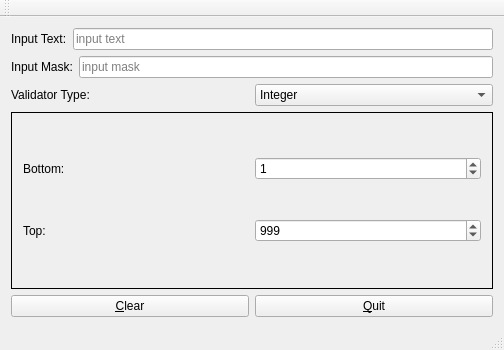
<?xml version="1.0" encoding="UTF-8"?>
<ui version="4.0">
 <class>MainWindow</class>
 <widget class="QMainWindow" name="MainWindow">
  <property name="geometry">
   <rect>
    <x>0</x>
    <y>0</y>
    <width>504</width>
    <height>350</height>
   </rect>
  </property>
  <property name="windowTitle">
   <string>Validator Demo</string>
  </property>
  <widget class="QWidget" name="centralWidget">
   <layout class="QVBoxLayout" name="verticalLayout_4">
    <item>
     <layout class="QHBoxLayout" name="horizontalLayout_7">
      <item>
       <widget class="QLabel" name="label1">
        <property name="text">
         <string>Input Text:</string>
        </property>
       </widget>
      </item>
      <item>
       <widget class="QLineEdit" name="inputLineEdit">
        <property name="text">
         <string/>
        </property>
        <property name="placeholderText">
         <string>input text</string>
        </property>
       </widget>
      </item>
     </layout>
    </item>
    <item>
     <layout class="QHBoxLayout" name="horizontalLayout_11">
      <item>
       <widget class="QLabel" name="label11">
        <property name="text">
         <string>Input Mask:</string>
        </property>
       </widget>
      </item>
      <item>
       <widget class="QLineEdit" name="maskLineEdit">
        <property name="placeholderText">
         <string>input mask</string>
        </property>
       </widget>
      </item>
     </layout>
    </item>
    <item>
     <layout class="QHBoxLayout" name="horizontalLayout_8">
      <item>
       <widget class="QLabel" name="label2">
        <property name="text">
         <string>Validator Type:</string>
        </property>
       </widget>
      </item>
      <item>
       <widget class="QComboBox" name="validatorTypeComboBox">
        <item>
         <property name="text">
          <string>Integer</string>
         </property>
        </item>
        <item>
         <property name="text">
          <string>Double</string>
         </property>
        </item>
        <item>
         <property name="text">
          <string>Regular Expression</string>
         </property>
        </item>
       </widget>
      </item>
     </layout>
    </item>
    <item>
     <layout class="QHBoxLayout" name="horizontalLayout_9"/>
    </item>
    <item>
     <widget class="QStackedWidget" name="stackedWidget">
      <property name="frameShape">
       <enum>QFrame::Box</enum>
      </property>
      <property name="currentIndex">
       <number>0</number>
      </property>
      <widget class="QWidget" name="page1">
       <layout class="QVBoxLayout" name="verticalLayout">
        <item>
         <layout class="QHBoxLayout" name="horizontalLayout">
          <item>
           <widget class="QLabel" name="label4">
            <property name="text">
             <string>Bottom:</string>
            </property>
           </widget>
          </item>
          <item>
           <widget class="QSpinBox" name="intBottomSpinBox">
            <property name="maximum">
             <number>999999</number>
            </property>
            <property name="value">
             <number>1</number>
            </property>
           </widget>
          </item>
         </layout>
        </item>
        <item>
         <layout class="QHBoxLayout" name="horizontalLayout_2">
          <item>
           <widget class="QLabel" name="label5">
            <property name="text">
             <string>Top:</string>
            </property>
           </widget>
          </item>
          <item>
           <widget class="QSpinBox" name="intTopSpinBox">
            <property name="maximum">
             <number>999999</number>
            </property>
            <property name="value">
             <number>999</number>
            </property>
           </widget>
          </item>
         </layout>
        </item>
       </layout>
      </widget>
      <widget class="QWidget" name="page2">
       <layout class="QVBoxLayout" name="verticalLayout_3">
        <item>
         <layout class="QHBoxLayout" name="horizontalLayout_3">
          <item>
           <widget class="QLabel" name="label6">
            <property name="text">
             <string>Bottom:</string>
            </property>
           </widget>
          </item>
          <item>
           <widget class="QDoubleSpinBox" name="doubleBottomSpinBox"/>
          </item>
         </layout>
        </item>
        <item>
         <layout class="QHBoxLayout" name="horizontalLayout_4">
          <item>
           <widget class="QLabel" name="label7">
            <property name="text">
             <string>Top:</string>
            </property>
           </widget>
          </item>
          <item>
           <widget class="QDoubleSpinBox" name="doubleTopSpinBox">
            <property name="value">
             <double>10.000000000000000</double>
            </property>
           </widget>
          </item>
         </layout>
        </item>
        <item>
         <layout class="QHBoxLayout" name="horizontalLayout_5">
          <item>
           <widget class="QLabel" name="label8">
            <property name="text">
             <string>Decimals:</string>
            </property>
           </widget>
          </item>
          <item>
           <widget class="QSpinBox" name="decimalsSpinBox">
            <property name="value">
             <number>2</number>
            </property>
           </widget>
          </item>
         </layout>
        </item>
        <item>
         <layout class="QHBoxLayout" name="horizontalLayout_6">
          <item>
           <widget class="QLabel" name="label9">
            <property name="text">
             <string>Notation:</string>
            </property>
           </widget>
          </item>
          <item>
           <widget class="QComboBox" name="notationComboBox">
            <item>
             <property name="text">
              <string>Standard</string>
             </property>
            </item>
            <item>
             <property name="text">
              <string>Scientific</string>
             </property>
            </item>
           </widget>
          </item>
         </layout>
        </item>
       </layout>
      </widget>
      <widget class="QWidget" name="page3">
       <widget class="QWidget" name="layoutWidget">
        <property name="geometry">
         <rect>
          <x>40</x>
          <y>50</y>
          <width>301</width>
          <height>46</height>
         </rect>
        </property>
        <layout class="QVBoxLayout" name="verticalLayout_2">
         <item>
          <widget class="QLabel" name="label10">
           <property name="text">
            <string>Regular Expression:</string>
           </property>
          </widget>
         </item>
         <item>
          <widget class="QLineEdit" name="regularExpressionLineEdit"/>
         </item>
        </layout>
       </widget>
      </widget>
     </widget>
    </item>
    <item>
     <layout class="QHBoxLayout" name="horizontalLayout_10">
      <item>
       <widget class="QPushButton" name="clearButton">
        <property name="text">
         <string>&amp;Clear</string>
        </property>
       </widget>
      </item>
      <item>
       <widget class="QPushButton" name="quitButton">
        <property name="text">
         <string>&amp;Quit</string>
        </property>
       </widget>
      </item>
     </layout>
    </item>
   </layout>
  </widget>
  <widget class="QMenuBar" name="menuBar">
   <property name="geometry">
    <rect>
     <x>0</x>
     <y>0</y>
     <width>504</width>
     <height>20</height>
    </rect>
   </property>
  </widget>
  <widget class="QToolBar" name="mainToolBar">
   <attribute name="toolBarArea">
    <enum>TopToolBarArea</enum>
   </attribute>
   <attribute name="toolBarBreak">
    <bool>false</bool>
   </attribute>
  </widget>
  <widget class="QStatusBar" name="statusBar"/>
 </widget>
 <layoutdefault spacing="6" margin="11"/>
 <resources/>
 <connections/>
</ui>
